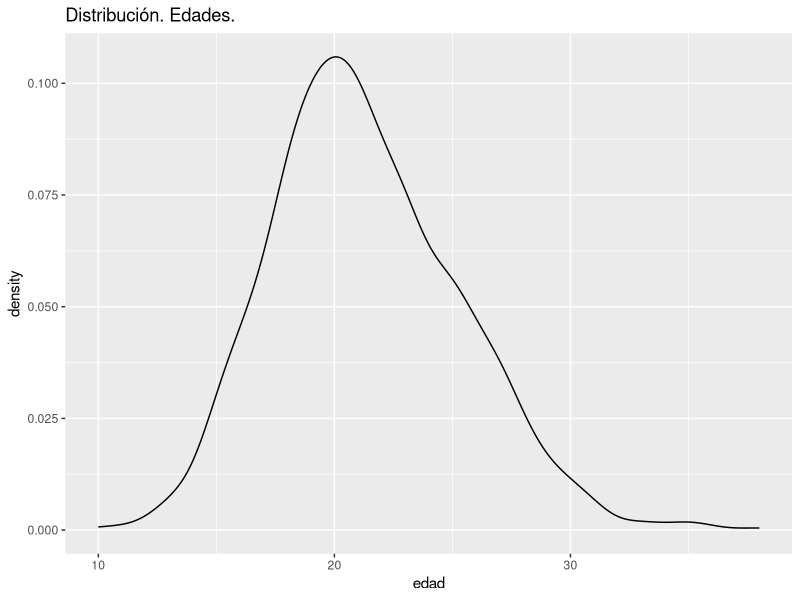
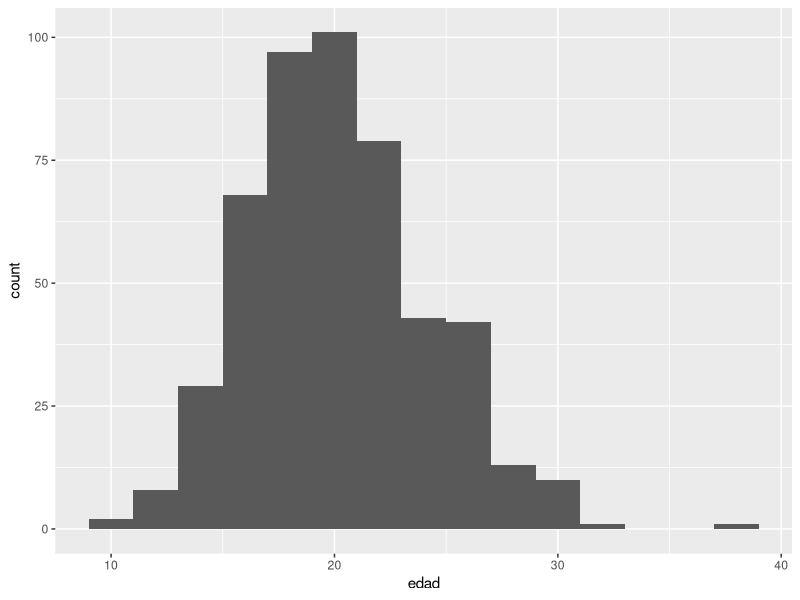
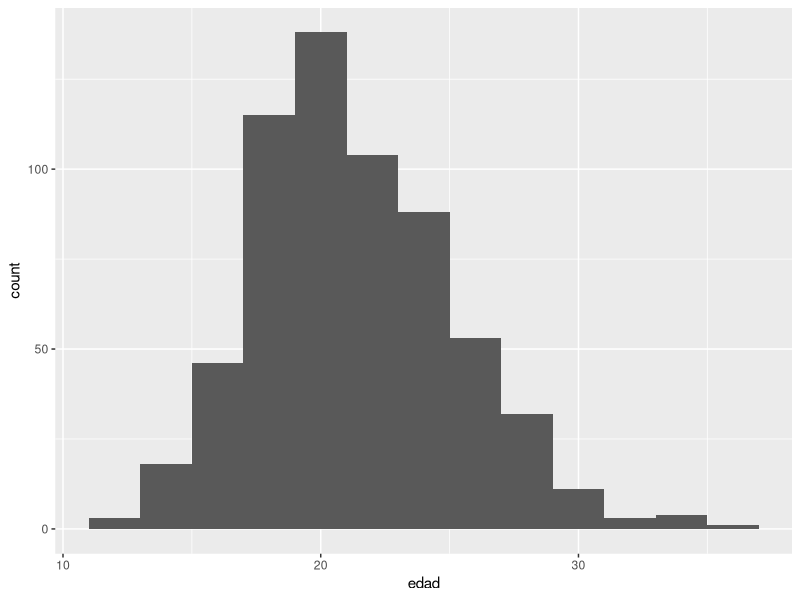
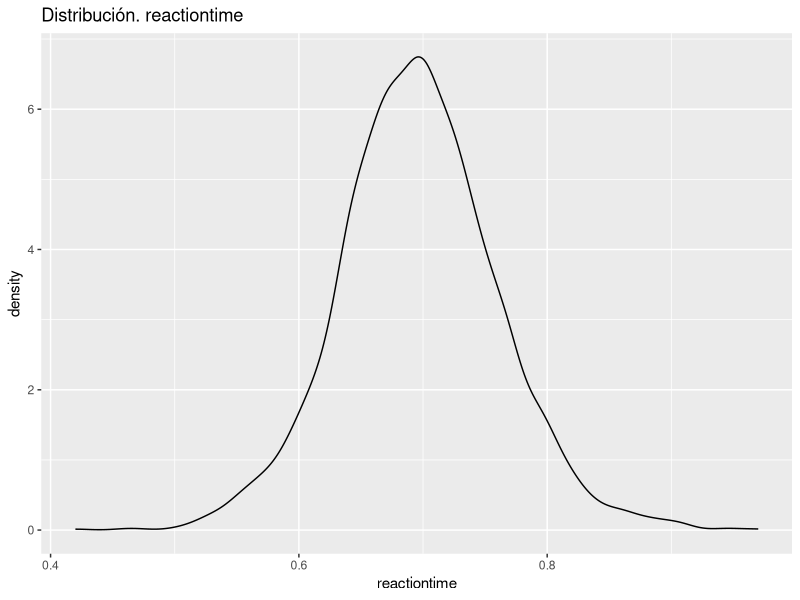
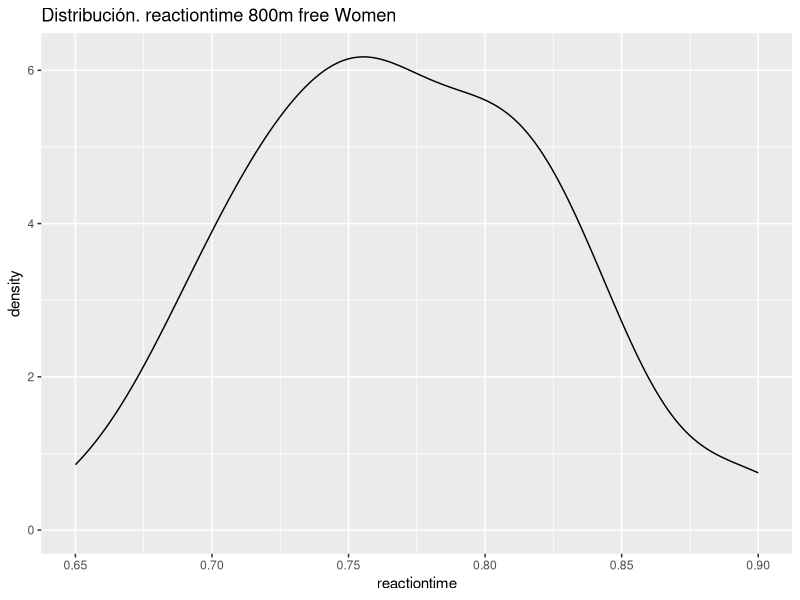

These charts were generated, in order, by the following R code: (Note: this script raises an error after producing the figures.)
## ---- chunk 1
knitr::opts_chunk$set(echo = TRUE)
# Cargamos las librerias que vamos necesitando a lo largo del codigo
library(dplyr)
library(rstatix)
library(ggplot2)
library(tidyr)
## ---- chunk 2
datos2015<-read.csv("datos/2015_FINA.csv", header=TRUE, sep = ',')
## ---- chunk 3
dim(datos2015)
## ---- chunk 4
head(datos2015,1)
## ---- chunk 5
summary(datos2015)
## ---- chunk 6
datos2015<- datos2015 %>% convert_as_factor(gender,name,code,round,heat,lane,stroke)
## ---- chunk 7
summary(datos2015)
## ---- chunk 8
datos2015$birthdate <- as.Date(datos2015$birthdate)
#Calculamos la edad
fechaKazan<- as.Date("2015-07-24")
datos2015$edad <- as.numeric(difftime(fechaKazan, datos2015$birthdate, units = "weeks")) %/% 52  # Convertir de semanas a años
## ---- chunk 9
nadadoresParticipantes <- datos2015 %>%
  distinct(athleteid, .keep_all = TRUE)
## ---- chunk 10
summary(nadadoresParticipantes$edad)
## ---- chunk 11
datos_edad_10 <- datos2015[datos2015$edad == 10, ]
datos_edad_10
## ---- chunk 12
ggplot(nadadoresParticipantes, aes(x = edad)) +
geom_density() +
ggtitle("Distribución. Edades.")
## ---- chunk 13
summary(nadadoresParticipantes$gender)
## ---- chunk 14
hist_varF <- ggplot(data = subset(nadadoresParticipantes,gender== 'F')) +
geom_histogram(mapping = aes(x = edad), binwidth = 2)

hist_varM <- ggplot(data = subset(nadadoresParticipantes,gender== 'M'))+
geom_histogram(mapping = aes(x = edad), binwidth = 2)
hist_varF 
hist_varM
## ---- chunk 15
summary(nadadoresParticipantes$name)
## ---- chunk 16
ejemplo<-datos2015[datos2015$distance == 100 & datos2015$stroke=="BACK" & datos2015$code=="AUS", ]
head(ejemplo,6)
## ---- chunk 17
nadadoresPruebas <- datos2015 %>%
  distinct(eventid, athleteid, .keep_all = TRUE)

## ---- chunk 18
nadadoras800free<-nadadoresPruebas[nadadoresPruebas$distance==800 & nadadoresPruebas$gender=="F", ]

dim(nadadoras800free)
## ---- chunk 19
ggplot(nadadoresPruebas, aes(x = reactiontime)) +
geom_density() +
ggtitle("Distribución. reactiontime")

## ---- chunk 20
nadadorasPruebas<-nadadoresPruebas[nadadoresPruebas$gender=="F" & nadadoresPruebas$stroke=="FREE", ]
## ---- chunk 21
ggplot(nadadoras800free, aes(x = reactiontime)) +
geom_density() +
ggtitle("Distribución. reactiontime 800m free Women")

ggplot(nadadoras50free, aes(x=reactiontime))+geom_density()+ggtitle("Dstribución. reactiontime 50m free Women")
## ---- chunk 22
ggplot(nadadoresPruebas, aes(nadadoresPruebas$lane)) + geom_bar(fill = "orange") +
theme_bw()
## ---- chunk 23
ggplot(nadadoresPruebas, aes(x = points)) +
geom_density() +
ggtitle("Distribución. points")
## ---- chunk 24
ggplot(nadadoresPruebas, aes(daytime)) + geom_bar(width=0.5, colour="red", fill="skyblue") + ggtitle("Daytime en los que se producen las pruebas")
## ---- chunk 25
prueba800libresPreliminar<- datos2015[datos2015$distance==800 & datos2015$gender=="F" & datos2015$stroke=="FREE" & datos2015$round=="PRE", ]

prueba800libresPreliminar <- prueba800libresPreliminar %>%
    select(lastname,firstname,gender, reactiontime, splitdistance, splitswimtime, edad, swimtime)
## ---- chunk 26
pruebawide <- prueba800libresPreliminar %>%
  pivot_wider(names_from = splitdistance,       # Los valores de 'Split' serán los nombres de las columnas
              values_from =splitswimtime)     # Los valores de 'Tiempo' llenarán las celdas
pruebawide
